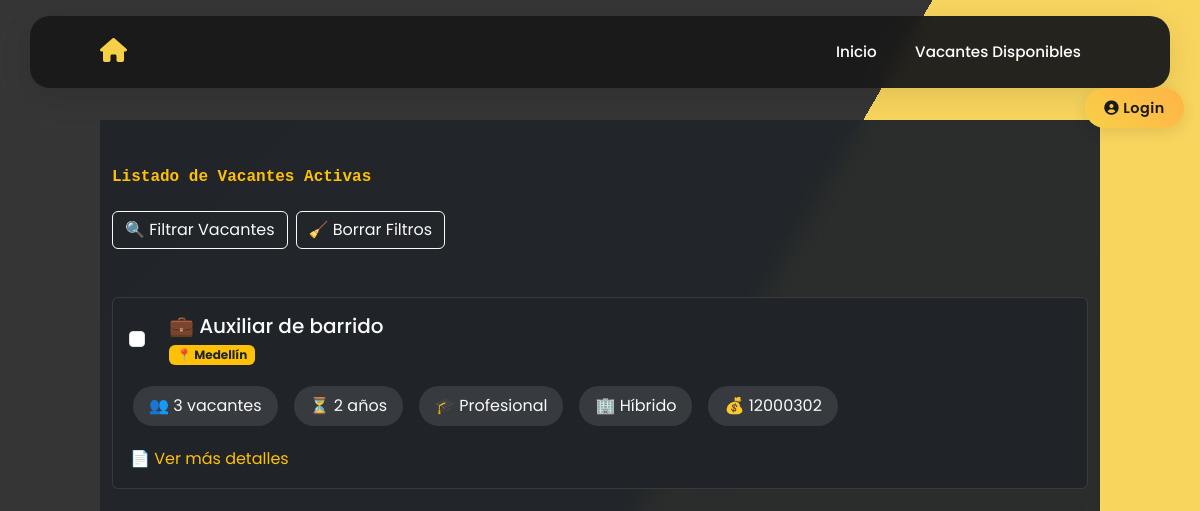
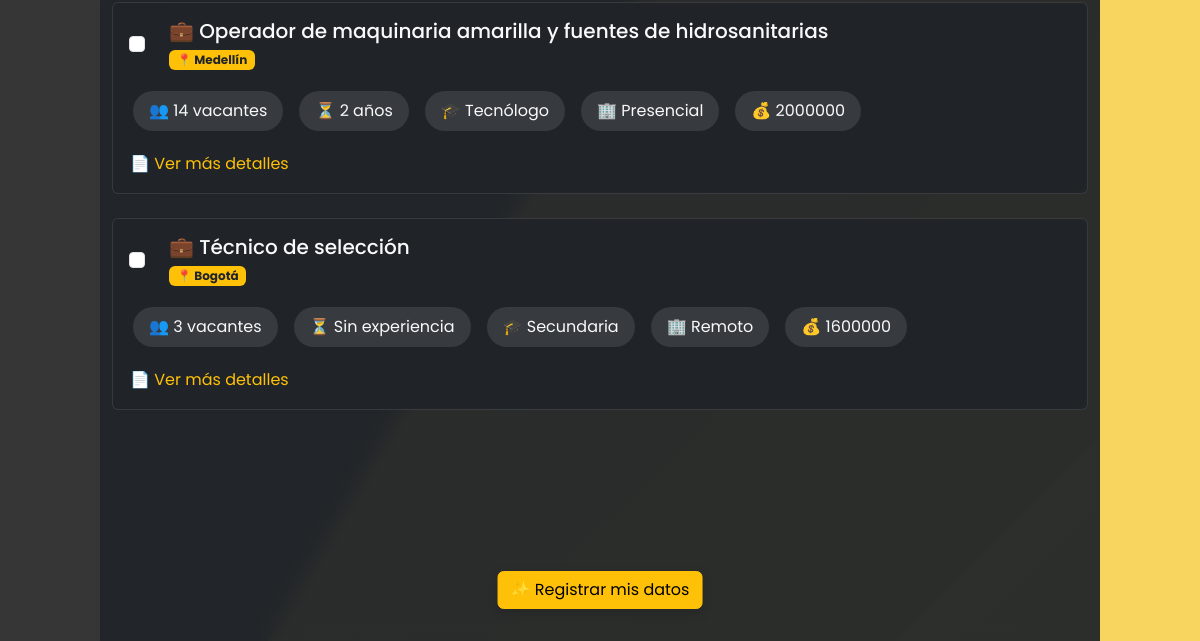
Page /lista_vacantes/ on the earlier database version (2 pictures, top to bottom).
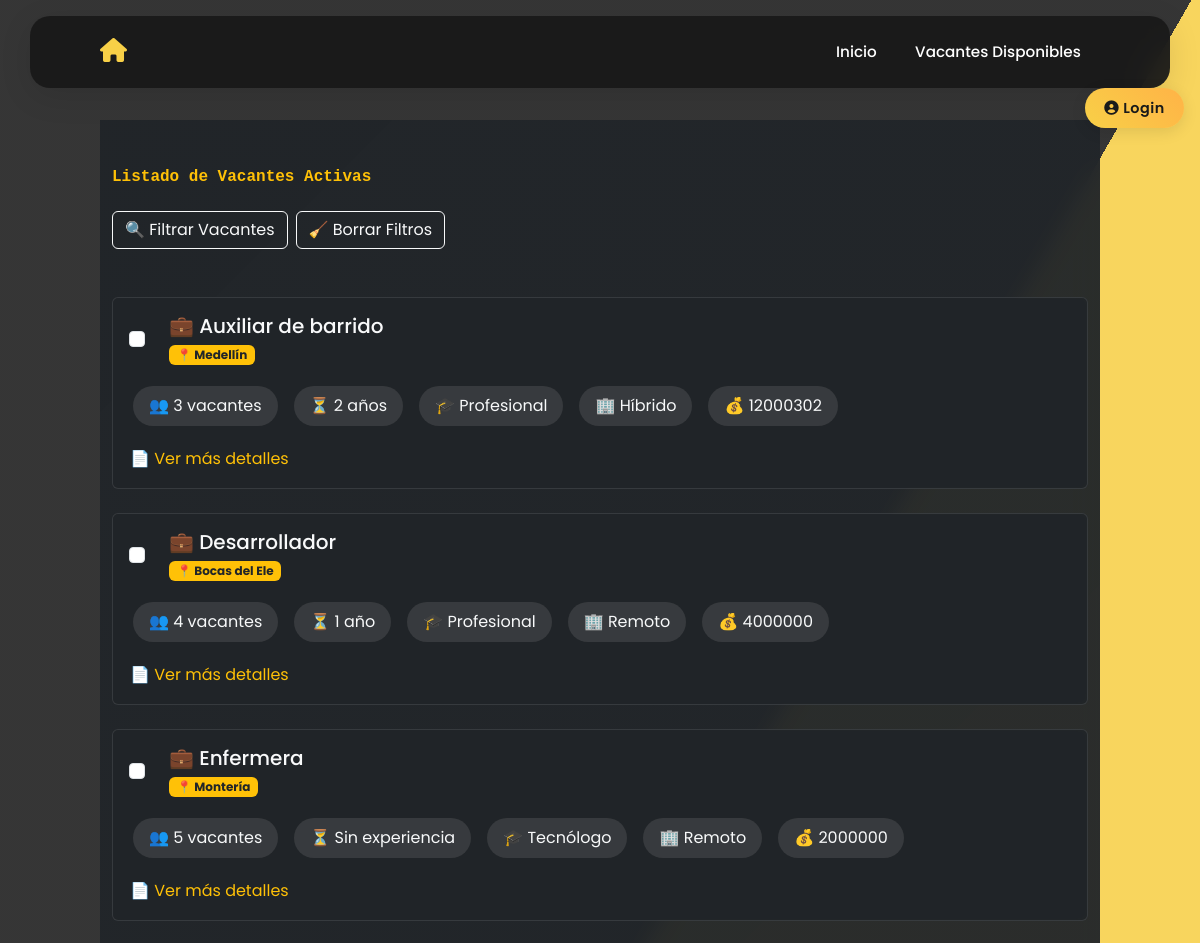
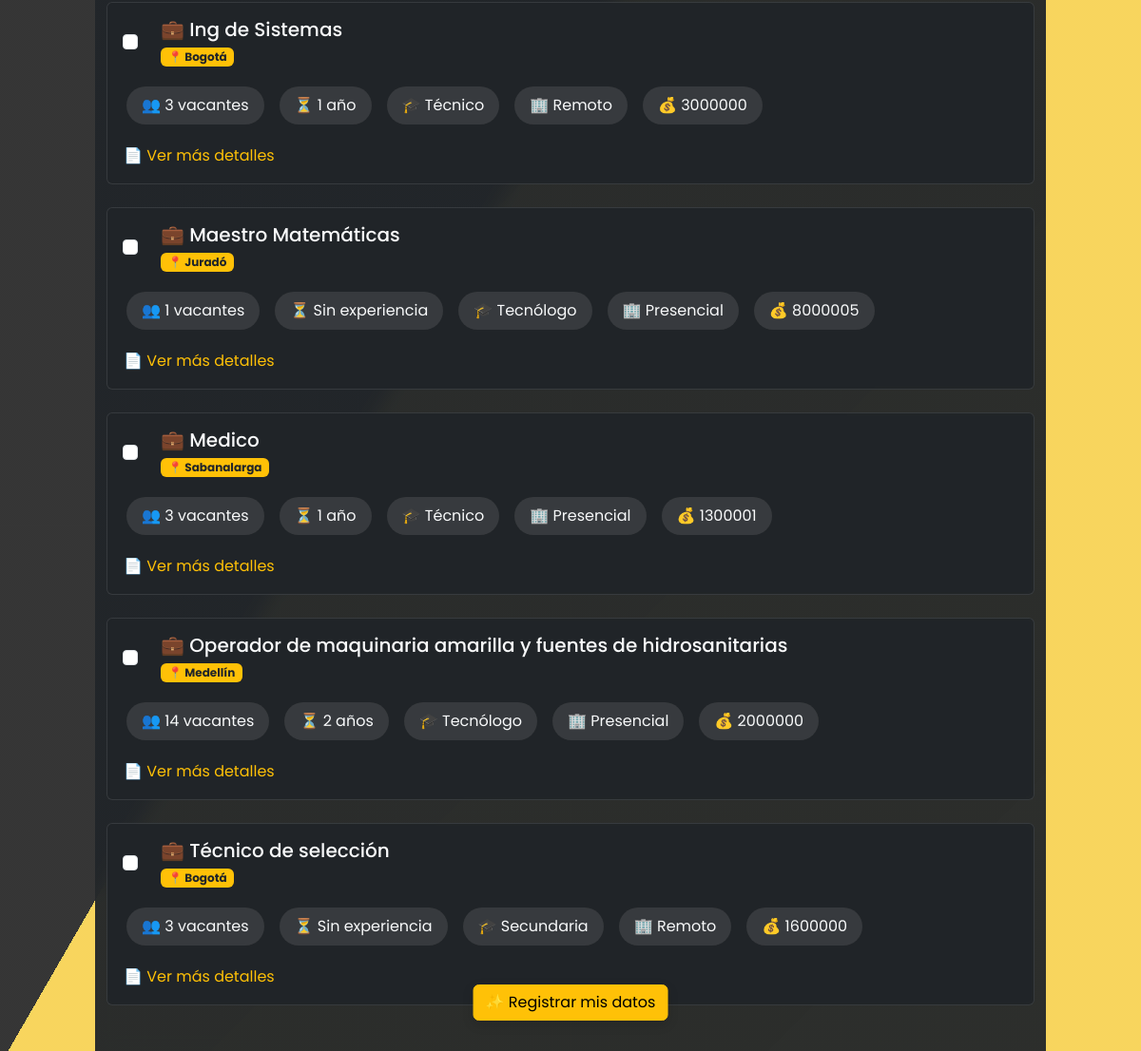
Same page on the later database version (2 pictures, top to bottom).
### vacantes/models.py (models this page shows, shortened)
class Vacante(models.Model):
    codigo_vacante = models.CharField(
        max_length=50,
        unique=True,
        default=generate_unique_codigo
    )
    cargo = models.CharField(max_length=100)
    area = models.CharField(
        max_length=100,
        null=True,
        blank=True,
        choices=[
            ('Administración', 'Administración'),
            ('Finanzas', 'Finanzas'),
            ('Tecnología', 'Tecnología'),
            ('Recursos Humanos', 'Recursos Humanos'),
            ('Ventas', 'Ventas'),
        ]
    )
    numero_puestos = models.IntegerField(
        null=True,
        blank=True,
        default=1
    )
    modalidad_trabajo = models.CharField(
        max_length=50,
        choices=[
            ('Presencial', 'Presencial'),
            ('Remoto', 'Remoto'),
            ('Híbrido', 'Híbrido'),
        ]
    )
    tipo_contrato = models.CharField(
        max_length=50,
        choices=[
            ('Indefinido', 'Indefinido'),
            ('Temporal', 'Temporal'),
            ('Prácticas', 'Prácticas'),
            ('Freelance', 'Freelance'),
        ]
    )
    jornada_trabajo = models.CharField(
        max_length=50,
        choices=[
            ('Tiempo completo', 'Tiempo completo'),
            ('Medio tiempo', 'Medio tiempo'),
            ('Por horas', 'Por horas'),
        ]
    )
    descripcion_vacante = models.TextField(max_length=6000)
    tiempo_experiencia = models.CharField(
        max_length=50,
        choices=[
            ('Sin experiencia', 'Sin experiencia'),
            ('1 año', '1 año'),
            ('2 años', '2 años'),
            ('3 años o más', '3 años o más'),
        ]
    )
    nivel_estudios = models.CharField(
        max_length=50,
        choices=[
            ('Secundaria', 'Secundaria'),
            ('Técnico', 'Técnico'),
            ('Tecnólogo', 'Tecnólogo'),
            ('Profesional', 'Profesional'),
            ('Postgrado', 'Postgrado'),
        ]
    )
    departamento = models.ForeignKey(Departamento, on_delete=models.SET_NULL, null=True, blank=True)
    ciudad = models.ForeignKey(Ciudad, on_delete=models.SET_NULL, null=True, blank=True)
    rango_salarial = models.CharField(
        max_length=50,
        blank=True,
        null=True
    )
    fecha_publicacion = models.DateField(auto_now_add=True)
    empresa_usuaria = models.CharField(max_length=100)
    candidatos_registrados = models.ManyToManyField('RegistroCandidato', related_name='vacantes', blank=True)
    estado = models.BooleanField(default=True)  # True para activa, False para inactiva
    usuario_publicador = models.ForeignKey(User, on_delete=models.SET_NULL, null=True, blank=True, related_name='vacantes_publicadas')
    usuario_actualizador = models.ForeignKey(User, on_delete=models.SET_NULL, null=True, blank=True, related_name='vacantes_actualizadas')
    fecha_creacion = models.DateTimeField(auto_now_add=True)  # Solo se guarda al crear
    fecha_actualizacion = models.DateTimeField(null=True, blank=True)  # Se actualizará manualmente
    class Meta:
        verbose_name = "Vacante"
        verbose_name_plural = "Vacantes"

class Ciudad(models.Model):
    nombre = models.CharField(max_length=100)
    departamento = models.ForeignKey(Departamento, on_delete=models.CASCADE, related_name="ciudades")
    class Meta:
        ordering = ["nombre"]  # Ordenar siempre por nombre alfabéticamente
    def __str__(self):
        return self.nombre

### vacantes/views.py (the view, shortened to what this page needs)
# urls.py: path('lista_vacantes/', views.lista_vacantes, name='lista_vacantes'), #agregado por Jose
def lista_vacantes(request):
    filtros = {
        'cargo': request.GET.get('cargo'),
        'area': request.GET.get('area'),
        'modalidad_trabajo': request.GET.get('modalidad_trabajo'),
        'tipo_contrato': request.GET.get('tipo_contrato'),
        'jornada_trabajo': request.GET.get('jornada_trabajo'),
        'tiempo_experiencia': request.GET.get('tiempo_experiencia'),
        'nivel_estudios': request.GET.get('nivel_estudios'),
        'departamento': request.GET.get('departamento'),
        'ciudad': request.GET.get('ciudad'),
        'rango_salarial': request.GET.get('rango_salarial'),
    }
    ciudad_nombre = None
    if filtros['ciudad']:  # Si el usuario seleccionó una ciudad
        ciudad_obj = Ciudad.objects.filter(id=filtros['ciudad']).first()
        if ciudad_obj:
            ciudad_nombre = ciudad_obj.nombre
    filtros['ciudad_nombre'] = ciudad_nombre
    vacantes = Vacante.objects.filter(estado=True) if not request.user.is_authenticated else Vacante.objects.all()
    for campo, valor in filtros.items():
        if valor and campo not in ['cargo', 'ciudad_nombre']:  # Cargo ya se filtró manualmente
            vacantes = vacantes.filter(**{campo: valor})
    vacantes = vacantes.annotate(num_candidatos=Count('candidatos'))
    vacantes = sorted(vacantes, key=lambda v: v.cargo.lower())
    form = VacanteForm()
    choices_context = {
        'area_choices': form.fields['area'].choices,
        'modalidad_trabajo_choices': form.fields['modalidad_trabajo'].choices,
        'tipo_contrato_choices': form.fields['tipo_contrato'].choices,
        'jornada_trabajo_choices': form.fields['jornada_trabajo'].choices,
        'tiempo_experiencia_choices': form.fields['tiempo_experiencia'].choices,
        'nivel_estudios_choices': form.fields['nivel_estudios'].choices,
        'departamento_choices': form.fields['departamento'].choices,
        'ciudad_choices': form.fields['ciudad'].choices,
    }
    return render(request, "vacantes/lista.html", {
        "vacantes": vacantes,
        "filtros": filtros,
        **choices_context  # Pasar los choices al template
    })

### vacantes/models.py (called while the page is built)
def generate_unique_codigo():
    return f'COD-{uuid.uuid4().hex[:8].upper()}'

    def __str__(self):
        return self.nombre

### vacantes/templates/vacantes/lista.html (shortened to what this page needs)
{% extends 'base.html' %}
{% load static %}
{% block contenido %}
<div class="gradient-bg">
    <div class="container py-5">
        <div class="mb-5">
            <h1 class="text-warning mb-4 fw-bold">Listado de Vacantes Activas</h1>
            <div class="d-flex flex-wrap gap-2">
                <button type="button" class="btn btn-outline-light" data-bs-toggle="offcanvas" data-bs-target="#offcanvasExample">
                    🔍 Filtrar Vacantes
                </button>
                <button type="button" class="btn btn-outline-light" onclick="clearFilters()">
                    🧹 Borrar Filtros
                </button>
            </div>
        </div>
        <div class="row g-4">
            {% for vacante in vacantes %}
            <div class="col-12">
                <div class="card text-light">
                    <div class="card-body">
                        <div class="d-flex justify-content-between align-items-start mb-3">
                            <div class="d-flex align-items-center gap-3">
                                <div class="form-check">
                                    <input class="form-check-input" type="checkbox" value="{{ vacante.id }}"
                                           id="check{{ vacante.id }}" onchange="handleVacanteSelection('{{ vacante.id }}')">
                                </div>
                                <div>
                                    <h3 class="card-title h5 mb-1">
                                        💼 {{ vacante.cargo }}
                                    </h3>
                                    <span class="badge bg-warning text-dark">
                                        📍 {{ vacante.ciudad }}
                                    </span>
                                    <br>
                                </div>
                            </div>
                        </div>
                        <div class="d-flex flex-wrap gap-2 mb-3">
                            <div class="info-badge">
                                👥 {{ vacante.numero_puestos }} vacantes
                            </div>
                            <div class="info-badge">
                                ⏳ {{ vacante.tiempo_experiencia }}
                            </div>
                            <div class="info-badge">
                                🎓 {{ vacante.nivel_estudios }}
                            </div>
                            <div class="info-badge">
                                🏢 {{ vacante.modalidad_trabajo }}
                            </div>
                            <div class="info-badge">
                                💰 {{ vacante.rango_salarial }}
                            </div>
                        </div>
                        <button class="btn btn-link text-warning text-decoration-none p-0"
                                type="button"
                                data-bs-toggle="collapse"
                                data-bs-target="#collapse-{{ vacante.id }}"
                                aria-expanded="false">
                            📄 Ver más detalles
                        </button>
                    </div>
                </div>
            </div>
            {% endfor %}
        </div>
    </div>
</div>
<a href="{% url 'registro_candidato' %}" class="btn btn-warning floating-button d-none" id="registroButton" onclick="redirectToRegistro(event)">
    ✨ Registrar mis datos
</a>
{% endblock %}

### vacantes/templates/base.html (shortened to what this page needs)
{% load static %}
<!doctype html>
<html lang="es">
<head>
    <link href="https://cdn.jsdelivr.net/npm/bootstrap@5.3.2/dist/css/bootstrap.min.css" rel="stylesheet" />
    <link href="{% static 'css/styles.css' %}" rel="stylesheet" />
    <link rel="stylesheet" href="https://cdnjs.cloudflare.com/ajax/libs/font-awesome/6.0.0/css/all.min.css" />
    <link href="https://cdn.jsdelivr.net/npm/tailwindcss@2.2.19/dist/tailwind.min.css" rel="stylesheet">
</head>
<body>
    <div class="bg"></div>
    <div class="bg bg2"></div>
    <div class="bg bg3"></div>
    {% if not user.is_authenticated %}
    <div class="floating-login">
        <a href="{% url 'login' %}" class="login-btn">
            <i class="fas fa-user-circle me-1"></i>Login
        </a>
    </div>
    {% endif %}
    <nav class="navbar navbar-expand-lg navbar-dark">
        <div class="container">
            <a class="navbar-brand" href="{% url 'inicio' %}">
                <i class="fas fa-home home-icon"></i>
            </a>
            <div class="collapse navbar-collapse" id="navbarNav">
                <ul class="navbar-nav ms-auto">
                    <li class="nav-item">
                        <a class="nav-link" href="{% url 'inicio' %}">Inicio</a>
                    </li>
                    <li class="nav-item">
                        <a class="nav-link" href="{% url 'lista_vacantes' %}">Vacantes Disponibles</a>
                    </li>
                </ul>
            </div>
        </div>
    </nav>
    <div class="container" style="margin-top: 2rem;">
        <div class="row">
            <div class="col-12">
                {% block contenido %}
                {% endblock contenido %}
            </div>
        </div>
    </div>
</body>
</html>

### vacantes/static/css/styles.css (style rules this page uses)
body { font-family: Arial, sans-serif; background-color: #f8f9fa; }
button { background-color: #f8d047; border: none; padding: 10px; color: white; font-size: 16px; cursor: pointer; border-radius: 4px; }
.bg { animation:slide 3s ease-in-out infinite alternate; background-image: linear-gradient(-60deg, #2a2a2a 50%, #f8d047 50%); bottom:0; left:-50%; opacity:.5; position:fixed; right:-50%; top:0; z-index:-1; }
.bg2 { animation-direction:alternate-reverse; animation-duration:4s; }
.bg3 { animation-duration:5s; }
h1 { font-family:monospace; }

### vacantes/templates/base.html (style rules this page uses)
:root { --nav-bg: #1a1a1a; --nav-accent: #f8d047; --nav-text: #ffffff; }
body { font-family: 'Poppins', sans-serif; overflow-x: hidden; }
.bg { animation: slide 3s ease-in-out infinite alternate; background-image: linear-gradient(-60deg, #f8d047 50%, #1a1a1a 50%); bottom: 0; left: -50%; opacity: .5; position: fixed; right: -50%; top: 0; z-index: -1; }
.bg2 { animation-direction: alternate-reverse; animation-duration: 4s; }
.bg3 { animation-duration: 5s; }
.navbar { background: rgba(26, 26, 26, 0.95); backdrop-filter: blur(10px); padding: 1rem 0; transition: all 0.3s ease; border-radius: 20px; margin: 1rem auto; max-width: 95%; box-shadow: 0 8px 32px rgba(0, 0, 0, 0.1); }
.home-icon { color: var(--nav-accent); font-size: 1.5rem; position: relative; transition: all 0.3s ease; }
.nav-link { color: var(--nav-text) !important; position: relative; padding: 0.5rem 1rem !important; margin: 0 0.2rem; font-weight: 500; font-size: 0.95rem; transition: all 0.3s ease; }
.nav-link::before { content: ''; position: absolute; bottom: 0; left: 50%; width: 0; height: 2px; background: var(--nav-accent); transition: all 0.3s ease; transform: translateX(-50%); }
.floating-login { position: fixed; top: calc(80px + 1rem); right: 1rem; z-index: 999; }
.login-btn { background: linear-gradient(45deg, var(--nav-accent), #ffb347); color: var(--nav-bg); border: none; padding: 0.6rem 1.2rem; border-radius: 25px; font-weight: 600; font-size: 0.9rem; letter-spacing: 0.5px; transition: all 0.3s ease; text-decoration: none; box-shadow: 0 4px 15px rgba(0, 0, 0, 0.1); }

### vacantes/templates/vacantes/lista.html (style rules this page uses)
.gradient-bg { background: linear-gradient(135deg, rgba(33, 37, 41, 0.97), rgba(33, 37, 41, 0.95)); backdrop-filter: blur(10px); min-height: 100vh; }
.card { background: rgba(33, 37, 41, 0.8); backdrop-filter: blur(5px); border: 1px solid rgba(255, 255, 255, 0.1); transition: all 0.3s ease; }
.floating-button { position: fixed; bottom: 2rem; left: 50%; transform: translateX(-50%); z-index: 1000; transition: all 0.3s ease; min-width: 200px; box-shadow: 0 4px 12px rgba(0, 0, 0, 0.15); }
.info-badge { background: rgba(255, 255, 255, 0.1); padding: 0.5rem 1rem; border-radius: 50px; display: inline-flex; align-items: center; gap: 0.5rem; margin: 0.25rem; transition: all 0.3s ease; }

Differences in the rows shown:
added Vacante: cargo "Desarrollador", ciudad "Bocas del Ele", numero_puestos "4", tiempo_experiencia "1 año", nivel_estudios "Profesional", modalidad_trabajo "Remoto", rango_salarial "4000000"
added Vacante: cargo "Enfermera", ciudad "Montería", numero_puestos "5", tiempo_experiencia "Sin experiencia", nivel_estudios "Tecnólogo", modalidad_trabajo "Remoto", rango_salarial "2000000"
added Vacante: cargo "Ing de Sistemas", ciudad "Bogotá", numero_puestos "3", tiempo_experiencia "1 año", nivel_estudios "Técnico", modalidad_trabajo "Remoto", rango_salarial "3000000"
added Vacante: cargo "Maestro Matemáticas", ciudad "Juradó", numero_puestos "1", tiempo_experiencia "Sin experiencia", nivel_estudios "Tecnólogo", modalidad_trabajo "Presencial", rango_salarial "8000005"
added Vacante: cargo "Medico", ciudad "Sabanalarga", numero_puestos "3", tiempo_experiencia "1 año", nivel_estudios "Técnico", modalidad_trabajo "Presencial", rango_salarial "1300001"
